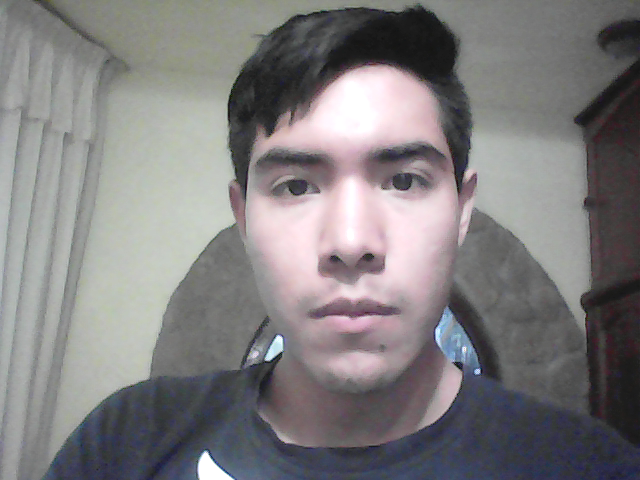
#> input picture Omar.png, 640 x 480 px, given as the content of the folder Rostros, which was not available
$ jupyter execute StoneOcean.ipynb   (text cells are left out)
#> lines starting #> are read from the running program, lines starting #| are printed output that depends on the picture; after the words box and inside, x2 and y2 are one past the last pixel; in counts of white or black regions, pixels touching at a corner belong together; pictures that were not available may be replaced by others from this repository, and a replacement may not be noted
[cell 1]
import cv2
import matplotlib.pyplot as plt
import numpy as np
import os

[cell 2]
def basim(image):
    face_cascade = cv2.CascadeClassifier(cv2.data.haarcascades + 'haarcascade_frontalface_default.xml')
    if len(image.shape) != 2:
        gray_image = cv2.cvtColor(image, cv2.COLOR_BGR2GRAY)
    else:
        gray_image=image.copy()
    faces = face_cascade.detectMultiScale(gray_image, scaleFactor=1.1, minNeighbors=5, minSize=(30, 30))
    jeta=image
    for (x, y, w, h) in faces:
        jeta = image[y:y+h, x:x+w]
    return jeta

[cell 3]
def nehal(img):
    gamma = 1.5
    img_normalized = img / 255.0
    img_corrected = np.power(img_normalized, gamma)
    img_corrected = (img_corrected * 255).astype(np.uint8)
    return img_corrected

[cell 4]
def mirage(imagen):
    jeta=basim(imagen)
    if len(jeta.shape) != 2:
        jeta = cv2.cvtColor(jeta, cv2.COLOR_BGR2GRAY)
    equalizada = cv2.equalizeHist(jeta)
    final=nehal(equalizada)
    return final

[cell 5]
# [6 lines left out: function roshan, not called in this run]

[cell 6]
import numpy as np

# [19 lines left out: functions rellenar_con_ceros, distancia_euclidiana, not called in this run]

[cell 7]
# [43 lines left out: function rafiq, not called in this run]

[cell 8]
def bureau(imagen1):
    # Inicializar el detector SIFT
    sift = cv2.SIFT_create()

    # Encontrar los puntos clave y los descriptores usando SIFT
    puntos_clave,descriptores = sift.detectAndCompute(imagen1, None)

    return puntos_clave

[cell 9]
# [14 lines left out: function cercanizacion, not called in this run]

[cell 10]
def cum(imagen1):
    # Inicializar el detector SIFT
    sift = cv2.SIFT_create()

    # Encontrar los puntos clave y los descriptores usando SIFT
    puntos_clave,descriptores = sift.detectAndCompute(imagen1, None)


    # Aplanar usando comprensión de listas
    flattened_list = [item for sublist in descriptores for item in sublist]
    #print(flattened_list)

    return flattened_list

[cell 11]
#Nombre de la carpeta
carpeta = 'Rostros'

#Arreglo de caras guardadas
TP=[]
#Umbral
umbral=10
#Decimal
T=[]
#Oli
OP=[]
#Nombres
nombres=["???"]
#Ciclo chido
for archivo in os.listdir(carpeta):
    ruta = os.path.join(carpeta, archivo)
    if os.path.isfile(ruta):

        #Nombres
        nombres.append(ruta)
        #Lectura de imagen
        carita=cv2.imread(ruta)
#> carita is the input picture: shape (480, 640, 3); mean B, G, R 126.7, 125.5, 128
        #Imagen mejorada
        carota=mirage(carita)
#> in basim, `gray_image = cv2.cvtColor(image, cv2.COLOR_BGR2GRAY)`:
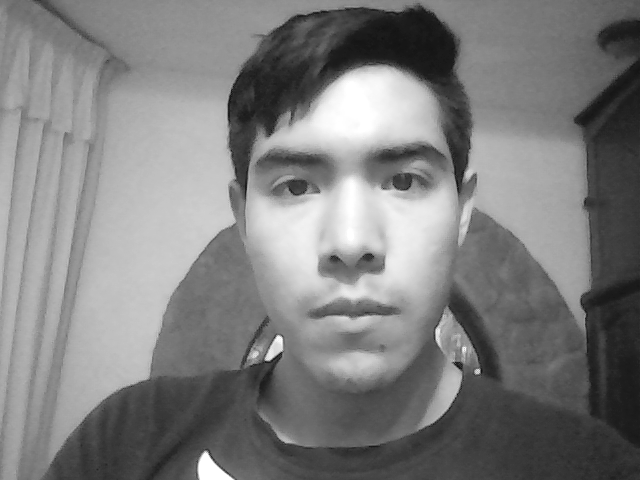
#> gray_image: shape (480, 640); min 16, max 255, mean 126.3
#> in basim, `faces = face_cascade.detectMultiScale(gray_image, scaleFactor=1.1, min..`: faces = [[214, 71, 277, 277]]
#> the loop in basim, `for (x, y, w, h) in faces:` made 1 pass
#> pass 1, in basim, `jeta = image[y:y+h, x:x+w]`:
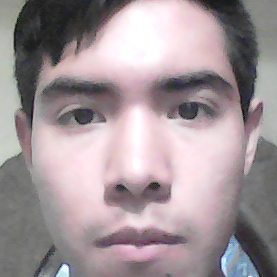
#> jeta: shape (277, 277, 3); mean B, G, R 153.1, 149.4, 161.8
#> in mirage, `jeta = cv2.cvtColor(jeta, cv2.COLOR_BGR2GRAY)`:
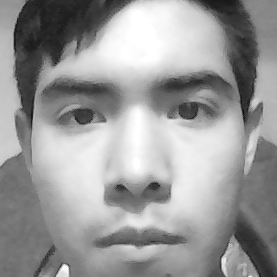
#> jeta: shape (277, 277); min 16, max 255, mean 153.5
#> in mirage, `equalizada = cv2.equalizeHist(jeta)`:
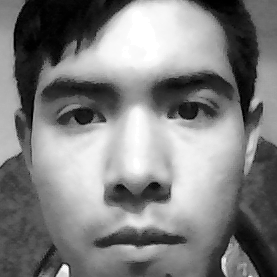
#> equalizada: shape (277, 277); min 0, max 255, mean 128.2
#> in nehal, `img_corrected = np.power(img_normalized, gamma)`:
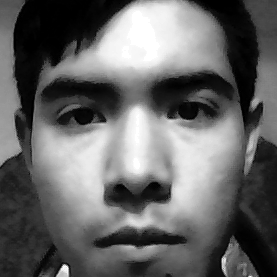
#> img_corrected: shape (277, 277) float64; min 0, max 1, mean 0.403
        #SIFT en la cara
        puntos_de_cara=len(bureau(carota))
#> in bureau, `puntos_clave,descriptores = sift.detectAndCompute(imagen1, None)`: puntos_clave = 155 keypoints; strongest (x, y, size): (65, 268, 5.2), (175, 95, 34.9), (156, 191, 18.8), (224, 260, 3.7)
#> puntos_de_cara = 155
        OP.append(cum(carota))
#> in cum, `flattened_list = [item for sublist in descriptores for item in sublist]`: flattened_list = 19840 values, max 224 at index 3728, min 0 at index 2, mean 22.17
        TP.append(puntos_de_cara)
        T.append(puntos_de_cara*(umbral/100))

#Impresiones
print(TP)
#| [155]
print(T)
#| [15.5]

print(OP)
#> (printed output is left out)
print(nombres)

[cell 12]
# [36 lines left out: functions sports_maximum, bagdad, not called in this run]

[cell 13]
# [18 lines left out: functions tamaño, promedio, not called in this run]

[cell 14]
# [22 lines left out: function reconocedor, not called in this run]

[cell 15]
# Iniciar la captura de video desde la cámara
cap = cv2.VideoCapture(0)
face_cascade = cv2.CascadeClassifier(cv2.data.haarcascades + 'haarcascade_frontalface_default.xml')

#Si no se pude acceder a la camara
if not cap.isOpened():
    print("Error: No se puede acceder a la cámara.")
    exit()
#Diecificador
deci=0
#Frames
frames=[]
#Indice de la mejor
indice=0
while True:

    #Capturar frame por frame
    ret, frame = cap.read()

    #Se guarda frame
    if deci%10==0 and deci!=0:
        #Todo en un arreglo
        cara=[]
        #Mejora de las caras
        for i in frames:
            cara.append(mirage(i))
        #Cambia de tamaño
        size = (180,180)
        cara=tamaño(cara,size)
        #Promedio de caras
        una_sola = promedio(cara)
        #Reconocedor
        mejorcita=reconocedor(una_sola)
        indice=mejorcita.index(max(mejorcita))
        #Reinicio
        frames=[]

        #break

    else:
        #print("deci es ", deci)
        frames.append(frame)
    #DIbujo del rectangulo
    gray_image = cv2.cvtColor(frame, cv2.COLOR_BGR2GRAY)
    faces = face_cascade.detectMultiScale(gray_image, scaleFactor=1.1, minNeighbors=5, minSize=(30, 30))
#> faces = [[214, 71, 277, 277]]
    for (x, y, w, h) in faces:
            cv2.rectangle(frame, (x, y), (x+w, y+h), (255, 0, 0), 2)
            cv2.putText(frame, nombres[indice+1], (x, y-10), cv2.FONT_HERSHEY_SIMPLEX, 0.9, (204, 35, 215), 2)
#> this loop made 1 pass
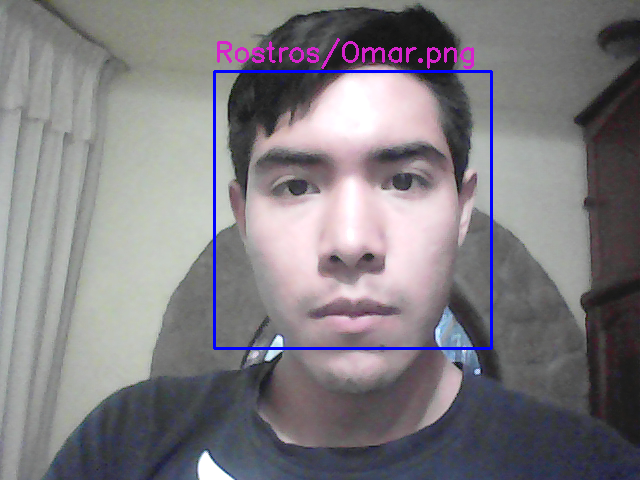
#> frame: shape (480, 640, 3); 1.68% of pixels changed, all inside (x1, y1, x2, y2) = (213, 38, 493, 350)

    #Por si vale verga
    if not ret:
        print("Error: No se puede recibir frames. Saliendo ...")
        break
    cv2.imshow('Frame', frame)
    # Salir del bucle si se presiona la tecla 'q'
    if cv2.waitKey(1) & 0xFF == ord('q'):
#> (key q is pressed here)
        break
    #Ahumenta deci
    deci=deci+1

# Liberar la cámara y cerrar todas las ventanas
cap.release()
cv2.destroyAllWindows()
